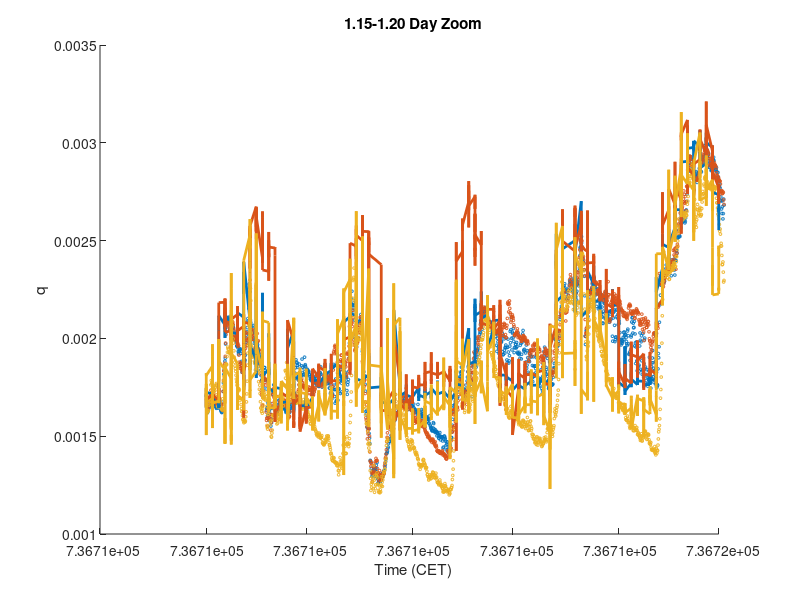

Recreate this plot in MATLAB. (Note: this script raises an error after producing the figure.)
%% Specific_Humidity_Plots.m
% Nipun Gunawardena
% Plot the data from Specific_Humidity_Range1.m and
% Specific_Humidity_Range2.m

clear all, close all, clc


%% Load first dataset
load('1.15-1.20.mat');

% RMSE Function
rmse = @(y, ypred) sqrt(nanmean((y-ypred).^2));


%% Plot first dataset
fig = figure();
set(fig, 'Units', 'normalized', 'Position', [0,0,1,1]);
% subplot(3,2,1);
hold all
plot(datesTest, targetsTest(1,:), 'o', 'MarkerSize', 2);    % LEMS A
plot(datesTest, targetsTest(2,:), 'o', 'MarkerSize', 2);    % LEMS B
plot(datesTest, targetsTest(3,:), 'o', 'MarkerSize', 2);    % LEMS D
set(gca,'ColorOrderIndex',1)
plot(datesTest, outputsTest(1,:), '-', 'LineWidth', 2);    % LEMS A
plot(datesTest, outputsTest(2,:), '-', 'LineWidth', 2);    % LEMS B
plot(datesTest, outputsTest(3,:), '-', 'LineWidth', 2);    % LEMS D
xlabel('Time (CET)');
ylabel('q');
title('1.15-1.20 Day Zoom');
dynamicDateTicks()
legend('LEMS A Data','LEMS B Data','LEMS D Data', 'LEMS A RFR','LEMS B RFR','LEMS D RFR');
print('RFR_spHum_1-15_Zoom.eps', '-depsc');

fig = figure();
set(fig, 'Units', 'normalized', 'Position', [0,0,1,1]);
% subplot(3,2,3);
names = {'LEMS A', 'LEMS B', 'LEMS D', 'LEMS E', 'LEMS F', 'LEMS G', 'LEMS H', 'LEMS L'};
for i = 1:8
    h = subplot(2,4,i);
    hold on
    plot(targetsTest(i,:), outputsTest(i,:), 'o', 'MarkerSize', 2);
    p = polyfit(targetsTest(i,:), outputsTest(i,:), 1);
    pLine = polyval(p, [min(outputsTest(i,:)) max(outputsTest(i,:))]);
%     plot([min(outputsTest(i,:)) max(outputsTest(i,:))], [pLine(1) pLine(2)], 'r-', 'LineWidth', 2);
    nrmse = rmse(targetsTest(i,:), outputsTest(i,:)) / range(targetsTest(i,:));
    pr = refline(1, 0);
    axis square
    r2 = coefDeter(targetsTest(i,:), outputsTest(i,:));
    xlim = h.XLim;
    ylim = h.YLim;
    text(xlim(1)+(0.05*range(xlim)), ylim(2)-(0.05*range(ylim)), sprintf('NRMSE = %f', nrmse));
    xlabel('Data');
    ylabel('RFR Output');
    title(names{i});
end
print('RFR_spHum_1-15_rSq.eps', '-depsc');

fig = figure();
set(fig, 'Units', 'normalized', 'Position', [0,0,1,1]);
% subplot(3,2,5);
hold on
plot(datesTest, mmOut, 'b:', 'LineWidth', 2);
plot(datesTest, mmTarg, 'r-');
plot(datesTest, stdOut, 'm:', 'LineWidth', 2);
plot(datesTest, stdTarg, 'k-');
xlabel('Date')
ylabel('q');
title(sprintf('Test Data || Range RMSE = %f || StdDev RMSE = %f', rmse(mmTarg, mmOut), rmse(stdTarg, stdOut)));
dynamicDateTicks()
legend('Range Output','Range Target','StdDev Output','StdDev Target');
print('RFR_spHum_1-15_Stats.eps', '-depsc');



%% Load second dataset
clear all
load('1.27-2.01.mat');

% RMSE Function
rmse = @(y, ypred) sqrt(nanmean((y-ypred).^2));


%% Plot second dataset
fig = figure();
set(fig, 'Units', 'normalized', 'Position', [0,0,1,1]);
% subplot(3,2,1);
hold all
plot(datesTest, targetsTest(1,:), 'o', 'MarkerSize', 2);    % LEMS A
plot(datesTest, targetsTest(2,:), 'o', 'MarkerSize', 2);    % LEMS B
plot(datesTest, targetsTest(3,:), 'o', 'MarkerSize', 2);    % LEMS D
set(gca,'ColorOrderIndex',1)
plot(datesTest, outputsTest(1,:), '-', 'LineWidth', 2);    % LEMS A
plot(datesTest, outputsTest(2,:), '-', 'LineWidth', 2);    % LEMS B
plot(datesTest, outputsTest(3,:), '-', 'LineWidth', 2);    % LEMS D
xlabel('Time (CET)');
ylabel('q');
title('1.27-2.01 Day Zoom');
dynamicDateTicks()
legend('LEMS A Data','LEMS B Data','LEMS D Data', 'LEMS A RFR','LEMS B RFR','LEMS D RFR');
print('RFR_spHum_1-27_Zoom.eps', '-depsc');

fig = figure();
set(fig, 'Units', 'normalized', 'Position', [0,0,1,1]);
% subplot(3,2,3);
names = {'LEMS A', 'LEMS B', 'LEMS D', 'LEMS E', 'LEMS F', 'LEMS G', 'LEMS H', 'LEMS L'};
for i = 1:8
    h = subplot(2,4,i);
    hold on
    plot(targetsTest(i,:), outputsTest(i,:), 'o', 'MarkerSize', 2);
    p = polyfit(targetsTest(i,:), outputsTest(i,:), 1);
    pLine = polyval(p, [min(outputsTest(i,:)) max(outputsTest(i,:))]);
%     plot([min(outputsTest(i,:)) max(outputsTest(i,:))], [pLine(1) pLine(2)], 'r-', 'LineWidth', 2);
    nrmse = rmse(targetsTest(i,:), outputsTest(i,:)) / range(targetsTest(i,:));
    pr = refline(1, 0);
    axis square
    r2 = coefDeter(targetsTest(i,:), outputsTest(i,:));
    xlim = h.XLim;
    ylim = h.YLim;
    text(xlim(1)+(0.05*range(xlim)), ylim(2)-(0.05*range(ylim)), sprintf('NRMSE = %f', nrmse));
    xlabel('Data');
    ylabel('RFR Output');
    title(names{i});
end
print('RFR_spHum_1-27_rSq.eps', '-depsc');

fig = figure();
set(fig, 'Units', 'normalized', 'Position', [0,0,1,1]);
% subplot(3,2,5);
hold on
plot(datesTest, mmOut, 'b:', 'LineWidth', 2);
plot(datesTest, mmTarg, 'r-');
plot(datesTest, stdOut, 'm:', 'LineWidth', 2);
plot(datesTest, stdTarg, 'k-');
xlabel('Date')
ylabel('q');
title(sprintf('Test Data || Range RMSE = %f || StdDev RMSE = %f', rmse(mmTarg, mmOut), rmse(stdTarg, stdOut)));
dynamicDateTicks()
legend('Range Output','Range Target','StdDev Output','StdDev Target');
print('RFR_spHum_1-27_Stats.eps', '-depsc');